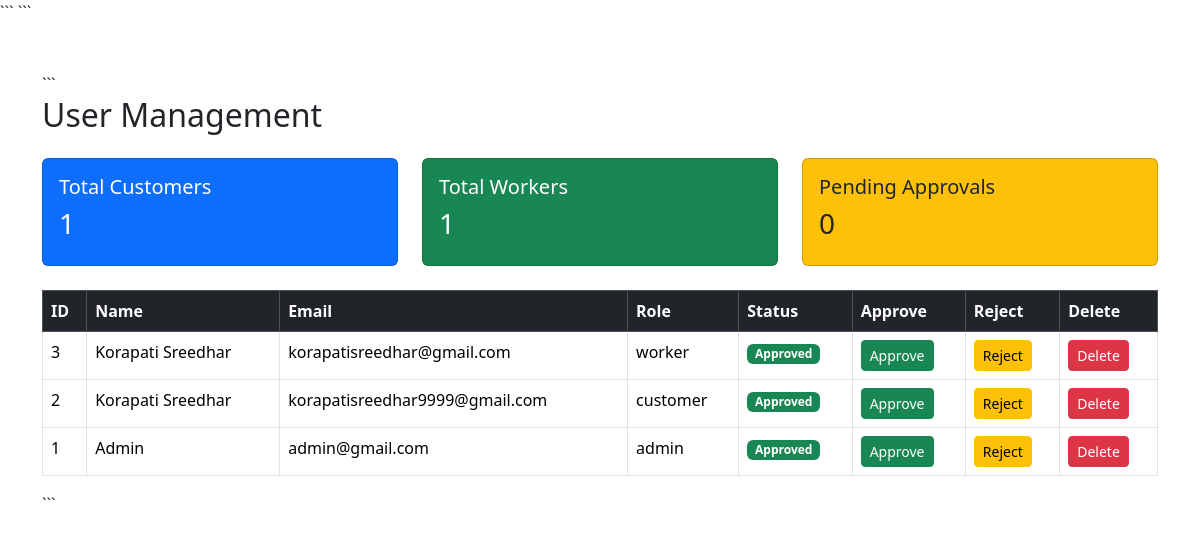
The page /admin-users (signed in) on the database its author committed.
### tables this page shows
CREATE TABLE users(
    id INTEGER PRIMARY KEY AUTOINCREMENT,
    name TEXT NOT NULL,
    email TEXT UNIQUE NOT NULL,
    password TEXT NOT NULL,
    role TEXT DEFAULT 'customer',
    phone TEXT,
    address TEXT,
    profession TEXT,
    experience TEXT,
    status TEXT DEFAULT 'pending',
    created_at TIMESTAMP DEFAULT CURRENT_TIMESTAMP
);

### app.py (the view)
@app.route("/admin-users")
def admin_users():
    if "user_id" not in session:
        return redirect(url_for("login"))
    if session["role"] != "admin":
        return redirect(url_for("dashboard"))
    conn = get_db_connection()
    users = conn.execute("""
        SELECT *
        FROM users
        ORDER BY id DESC
    """).fetchall()
    total_customers = conn.execute("""
        SELECT COUNT(*)
        FROM users
        WHERE role='customer'
    """).fetchone()[0]
    total_workers = conn.execute("""
        SELECT COUNT(*)
        FROM users
        WHERE role='worker'
    """).fetchone()[0]
    pending_users = conn.execute("""
        SELECT COUNT(*)
        FROM users
        WHERE status='pending'
    """).fetchone()[0]
    conn.close()
    return render_template(
        "admin/users.html",
        users=users,
        total_customers=total_customers,
        total_workers=total_workers,
        pending_users=pending_users
    )

### app.py (called while the page is built)
def get_db_connection():
    conn = sqlite3.connect(DATABASE)
    conn.row_factory = sqlite3.Row
    return conn

### templates/admin/users.html (shortened to what this page needs)
<!DOCTYPE html>
<html>
<head>
<link href="https://cdn.jsdelivr.net/npm/bootstrap@5.3.3/dist/css/bootstrap.min.css" rel="stylesheet">
```
</head>
<body>
<div class="container mt-5">
```
<h2 class="mb-4">User Management</h2>
<div class="row mb-4">
    <div class="col-md-4">
        <div class="card bg-primary text-white">
            <div class="card-body">
                <h5>Total Customers</h5>
                <h3>{{ total_customers }}</h3>
            </div>
        </div>
    </div>
    <div class="col-md-4">
        <div class="card bg-success text-white">
            <div class="card-body">
                <h5>Total Workers</h5>
                <h3>{{ total_workers }}</h3>
            </div>
        </div>
    </div>
    <div class="col-md-4">
        <div class="card bg-warning text-dark">
            <div class="card-body">
                <h5>Pending Approvals</h5>
                <h3>{{ pending_users }}</h3>
            </div>
        </div>
    </div>
</div>
<table class="table table-bordered table-hover">
    <thead class="table-dark">
        <tr>
            <th>ID</th>
            <th>Name</th>
            <th>Email</th>
            <th>Role</th>
            <th>Status</th>
            <th>Approve</th>
            <th>Reject</th>
            <th>Delete</th>
        </tr>
    </thead>
    <tbody>
        {% for user in users %}
        <tr>
            <td>{{ user.id }}</td>
            <td>{{ user.name }}</td>
            <td>{{ user.email }}</td>
            <td>{{ user.role }}</td>
            <td>
                {% if user.status == 'approved' %}
                    <span class="badge bg-success">
                        Approved
                    </span>
                {% elif user.status == 'rejected' %}
                    <span class="badge bg-danger">
                        Rejected
                    </span>
                {% else %}
                    <span class="badge bg-warning text-dark">
                        Pending
                    </span>
                {% endif %}
            </td>
            <td>
                <a href="/approve-user/{{ user.id }}"
                   class="btn btn-success btn-sm">
                   Approve
                </a>
            </td>
            <td>
                <a href="/reject-user/{{ user.id }}"
                   class="btn btn-warning btn-sm">
                   Reject
                </a>
            </td>
            <td>
                <a href="/delete-user/{{ user.id }}"
                   class="btn btn-danger btn-sm"
                   onclick="return confirm('Delete this user?')">
                   Delete
                </a>
            </td>
        </tr>
        {% endfor %}
    </tbody>
</table>
```
</div>
</body>
</html>

### rows shown on the page
users: id "3", name "Korapati Sreedhar", email "korapatisreedhar@gmail.com", role "worker", status "Approved"
users: id "2", name "Korapati Sreedhar", email "korapatisreedhar9999@gmail.com", role "customer", status "Approved"
users: id "1", name "Admin", email "admin@gmail.com", role "admin", status "Approved"

### other values the page prints
{{ total_customers }} "1"
{{ total_workers }} "1"
{{ pending_users }} "0"
